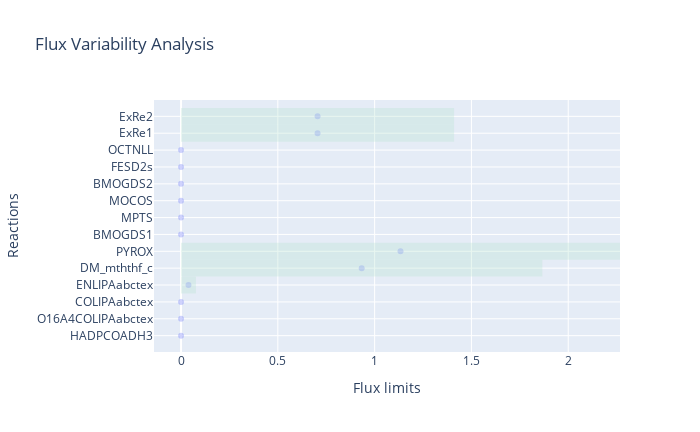

This figure's notebook cell:
### Code cell
fva_result2.plot(plotter, index=fva_result.data_frame.index[2700:2714])

### Figure 1 — Plotly figure (JSON) as saved in the notebook; plotly's stock layout.template omitted (floating-point values rounded to 4 significant figures)
{"data": [{"fillcolor": "#B3E2CD", "hoverinfo": "none", "mode": "markers", "name": "WT", "opacity": 0.3, "type": "scatter", "x": [0, 0, 0, 0.03844, 0.9331, 1.134, 0, 0, 0, 0, 0, 0, 0.7052, 0.7052], "y": [1, 2, 3, 4, 5, 6, 7, 8, 9, 10, 11, 12, 13, 14]}], "layout": {"height": 432, "shapes": [{"fillcolor": "#B3E2CD", "line": {"color": "#B3E2CD", "width": 0}, "opacity": 0.3, "type": "rect", "x0": 0, "x1": 0, "y0": 0.5, "y1": 1.5}, {"fillcolor": "#B3E2CD", "line": {"color": "#B3E2CD", "width": 0}, "opacity": 0.3, "type": "rect", "x0": 0, "x1": 0, "y0": 1.5, "y1": 2.5}, {"fillcolor": "#B3E2CD", "line": {"color": "#B3E2CD", "width": 0}, "opacity": 0.3, "type": "rect", "x0": 0, "x1": 0, "y0": 2.5, "y1": 3.5}, {"fillcolor": "#B3E2CD", "line": {"color": "#B3E2CD", "width": 0}, "opacity": 0.3, "type": "rect", "x0": 0.07688, "x1": 0, "y0": 3.5, "y1": 4.5}, {"fillcolor": "#B3E2CD", "line": {"color": "#B3E2CD", "width": 0}, "opacity": 0.3, "type": "rect", "x0": 1.866, "x1": 0, "y0": 4.5, "y1": 5.5}, {"fillcolor": "#B3E2CD", "line": {"color": "#B3E2CD", "width": 0}, "opacity": 0.3, "type": "rect", "x0": 2.267, "x1": 0, "y0": 5.5, "y1": 6.5}, {"fillcolor": "#B3E2CD", "line": {"color": "#B3E2CD", "width": 0}, "opacity": 0.3, "type": "rect", "x0": 0, "x1": 0, "y0": 6.5, "y1": 7.5}, {"fillcolor": "#B3E2CD", "line": {"color": "#B3E2CD", "width": 0}, "opacity": 0.3, "type": "rect", "x0": 0, "x1": 0, "y0": 7.5, "y1": 8.5}, {"fillcolor": "#B3E2CD", "line": {"color": "#B3E2CD", "width": 0}, "opacity": 0.3, "type": "rect", "x0": 0, "x1": 0, "y0": 8.5, "y1": 9.5}, {"fillcolor": "#B3E2CD", "line": {"color": "#B3E2CD", "width": 0}, "opacity": 0.3, "type": "rect", "x0": 0, "x1": 0, "y0": 9.5, "y1": 10.5}, {"fillcolor": "#B3E2CD", "line": {"color": "#B3E2CD", "width": 0}, "opacity": 0.3, "type": "rect", "x0": 0, "x1": 0, "y0": 10.5, "y1": 11.5}, {"fillcolor": "#B3E2CD", "line": {"color": "#B3E2CD", "width": 0}, "opacity": 0.3, "type": "rect", "x0": 0, "x1": 0, "y0": 11.5, "y1": 12.5}, {"fillcolor": "#B3E2CD", "line": {"color": "#B3E2CD", "width": 0}, "opacity": 0.3, "type": "rect", "x0": 1.41, "x1": 0, "y0": 12.5, "y1": 13.5}, {"fillcolor": "#B3E2CD", "line": {"color": "#B3E2CD", "width": 0}, "opacity": 0.3, "type": "rect", "x0": 1.41, "x1": 0, "y0": 13.5, "y1": 14.5}], "title": {"text": "Flux Variability Analysis"}, "width": 700, "xaxis": {"title": {"text": "Flux limits"}}, "yaxis": {"ticktext": ["", "HADPCOADH3", "O16A4COLIPAabctex", "COLIPAabctex", "ENLIPAabctex", "DM_mththf_c", "PYROX", "BMOGDS1", "MPTS", "MOCOS", "BMOGDS2", "FESD2s", "OCTNLL", "ExRe1", "ExRe2"], "tickvals": [0, 1, 2, 3, 4, 5, 6, 7, 8, 9, 10, 11, 12, 13, 14], "title": {"text": "Reactions"}}}}
